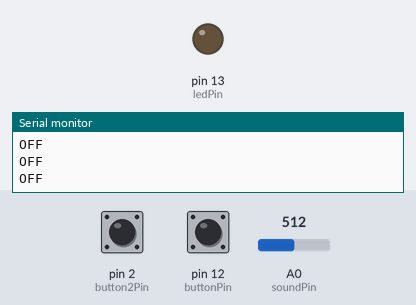
A sketch run on a simulated Arduino Uno, built with avr-gcc and run on an emulated ATmega328P. Parts: output pins drawn as LEDs (lit = HIGH), the last lines printed to the serial monitor. The inputs (shaded band) are chosen by the test bench; at power-on: pin 12 (buttonPin) HIGH, pin 2 (button2Pin) HIGH, A0 (soundPin) = 512.

Above: at 0.8 s.
0.9 s: pin 12 (buttonPin) pulled LOW for 0.15 s
At 11.8 s:
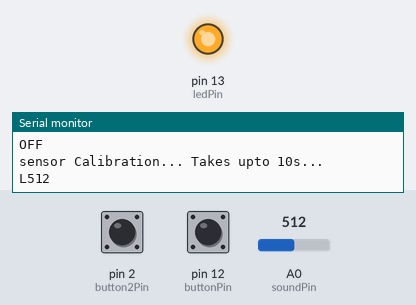
Timing chart, 0 to 12.4 s (numbered marks = the images above; inputs shaded):
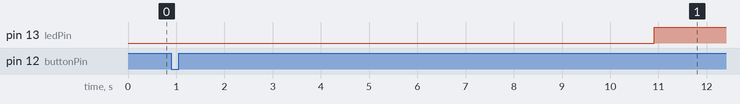

Measured:
- after the input at 0.9 s, pin 13 (ledPin): LOW → HIGH after 10.0 s

The sketch:

sketch_apr15a.ino
```cpp
/*
 This is our submission of the source code of the project for Wireless Sensor Networks (CSD337), which consists of implementation of Slumbear, a sleep assistant.
 The code has been written in Arduino IDE and Processing.

 AUTHORS
 Atish Majumdar      : 1410110081
 Prasanna Natarajan  : 1410110298
 Vedant Chakravarthy : 1410110489
*/

// defining pins
#define ledPin 13
#define soundPin A0
#define lightPin A1
#define buttonPin 12
#define bufferSize 10
#define button2Pin 2

// global variables
int state = 0;
int sound = 0;
int light = 0;
int first = 0;
int threshold = 2;
int flag = 0;
int delayMultiplier = 1;

volatile int soundMedian;
volatile int temp=0;
void setup() {

  pinMode(ledPin, OUTPUT);
  pinMode(buttonPin,INPUT);digitalWrite(buttonPin,HIGH); // initialising button pin
  pinMode(button2Pin,INPUT);digitalWrite(button2Pin,HIGH); // initialising button pin
  // initialize the serial communication:
  Serial.begin(9600);
  state = digitalRead(buttonPin); // Reads the data from the serial port

  while(state == HIGH){
    state = digitalRead(buttonPin); // Reads the data from the serial port
    digitalWrite(ledPin, LOW); // Turn LED OFF
    Serial.println("OFF"); // Sending OFF signal to processing
    delay(10);
  }


  Serial.println("sensor Calibration... Takes upto 10s...");
  int i=0,sum=0;
  while(i<bufferSize){
    sum+= analogRead(soundPin); //reading sound analog pin
    delay(1000);                // delay to account for single ADC
    i++;
  }
  soundMedian = sum/bufferSize;
  //Serial.println(digitalRead(button2Pin));
  attachInterrupt(0,calibrateISR,FALLING);  //interrupt to make the sensors calibrate
}


void loop() {

  //if(temp==1)while(1){Serial.println("here");}  //testing
  soundMedian = 590;
  digitalWrite(ledPin, HIGH);   //indicates that the machine in powered ON
  //Serial.println("sleep Monitor powered ON");Serial.flush();
  //Serial.println(soundMedian);Serial.flush();
  //Serial.println(digitalRead(button2Pin));Serial.flush();
  sound = analogRead(soundPin); //reading sound analog pin
  Serial.print("L");
  Serial.println(sound);Serial.flush();//sending sound value to get stored
  delay(1000);   // delay to account for single ADC
  light = analogRead(lightPin); //reading light analog pin
  Serial.print("S");
  Serial.println(light);Serial.flush();        //sending light value to get stored
  delay(1000);
  delayMultiplier = 1;
  int diff = abs(soundMedian - sound);
  //Serial.print("diff");
  //Serial.println(diff);Serial.flush();
  if(diff>threshold){ //if deviation from mid, then there is an increase in external noise
    //Serial.print("VP");
    //Serial.println(diff);Serial.flush();
    flag++;//delay(1000);
    delayMultiplier= 1;
  }
  else if(flag>10){ // if diff is less than threshold and volume from initial settings has been increased
    //Serial.print("VD");
    //Serial.println(diff);Serial.flush();
    flag=0;//delay(1000);
    delayMultiplier=1;
  }

  //delay(100*delayMultiplier);   // delay to account


}

//ISR to calibrate sensors
void calibrateISR(){
  int i=0,sum=0;
  while(i<bufferSize){
    sum += analogRead(soundPin); //reading sound analog pin
    delayMicroseconds(1000000);  // delay to account for single ADC
    i++;
  }
  soundMedian = sum/bufferSize;
  delayMicroseconds(10000000);
  temp =1;
}
```
